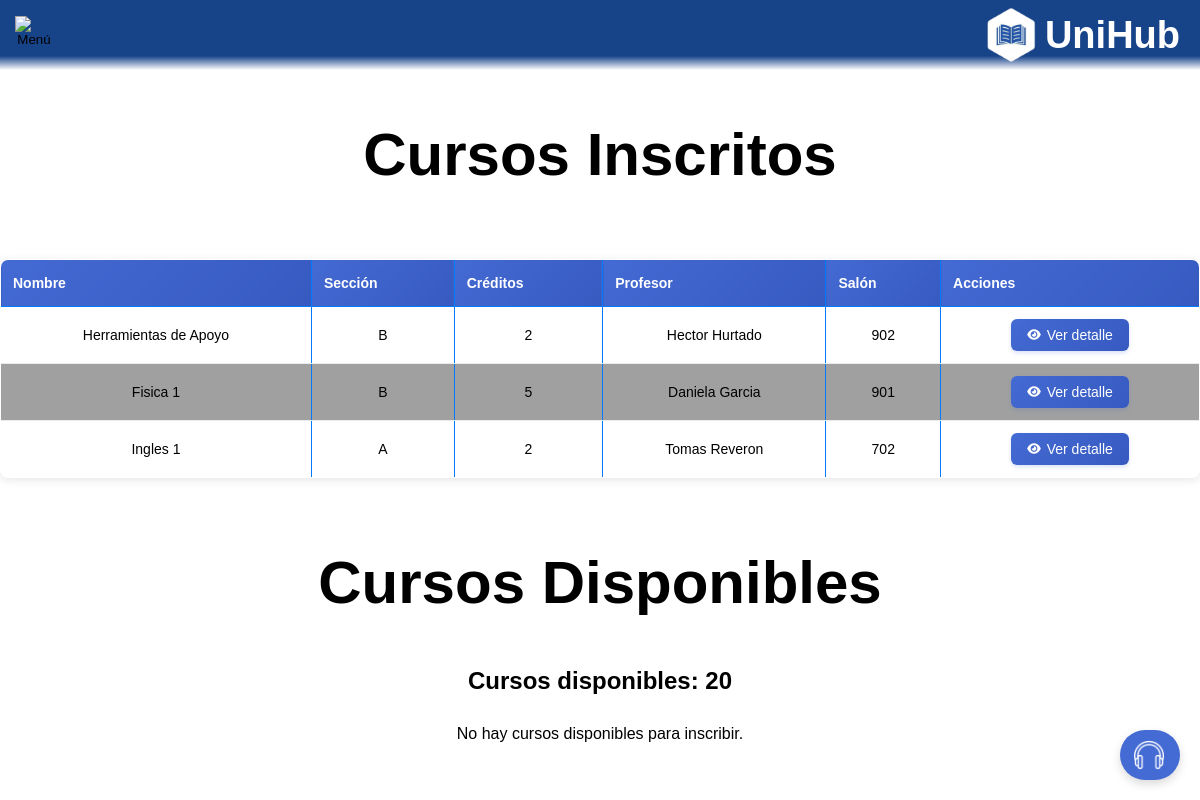
/inscripcion.php (signed in), run on the app's committed database.
### tables this page shows
CREATE TABLE IF NOT EXISTS `materias` (
  `id` int NOT NULL AUTO_INCREMENT,
  `nombre` varchar(100) DEFAULT NULL,
  `salon` varchar(50) DEFAULT NULL,
  `id_profesor` int DEFAULT NULL,
  `creditos` int NOT NULL,
  `semestre` int NOT NULL,
  `seccion` varchar(50) NOT NULL,
  PRIMARY KEY (`id`),
  KEY `fk_profesor` (`id_profesor`)
);

CREATE TABLE IF NOT EXISTS `profesores` (
  `id` int NOT NULL AUTO_INCREMENT,
  `id_usuario` int DEFAULT NULL,
  `cedula` int NOT NULL,
  `nombre` varchar(255) DEFAULT NULL,
  PRIMARY KEY (`id`),
  KEY `id_usuario` (`id_usuario`)
);

CREATE TABLE IF NOT EXISTS `estudiantes` (
  `id` int NOT NULL AUTO_INCREMENT,
  `id_usuario` int NOT NULL,
  `cedula` int DEFAULT NULL,
  `email` varchar(100) NOT NULL,
  `carrera` varchar(100) NOT NULL,
  `semestre` int NOT NULL,
  `creditosdisponibles` int NOT NULL,
  PRIMARY KEY (`id`),
  KEY `id_usuario` (`id_usuario`)
);

### inscripcion.php (the view, shortened to what this page needs)
<!DOCTYPE html>
<html lang="es">
<head>
    <link rel="stylesheet" href="css/style.css">
    <link rel="stylesheet" href="css/principalalumnostyle.css">
    <link rel="stylesheet" href="css/inscripcionstyle.css">
    <link rel="stylesheet" href="css/tablastyle.css">
    <link rel="stylesheet" href="https://cdnjs.cloudflare.com/ajax/libs/font-awesome/6.0.0/css/all.min.css">
</head>
<body>
    <div class="cabecera">
        <button type="button" id="logoButton">
             <img src="css/menu.png" alt="Menú" class="logo-menu">
        </button>
        <div class="logoempresa">
            <img src="css/logounihubblanco.png" alt="Logo" class="logounihub">
            <p>UniHub</p>
        </div>
    </div>
    <div class="contenedor-principal">
        <h1>Cursos Inscritos</h1>
        <div class="contenedormaterias">
            <table>
                <thead>
                    <tr>
                        <th>Nombre</th>
                        <th>Sección</th>
                        <th>Créditos</th>
                        <th>Profesor</th>
                        <th>Salón</th>
                        <th>Acciones</th>
                    </tr>
                </thead>
                <tbody>
                    <?php
                    require 'conexion.php';
                    $sqlInscritas = "SELECT m.id, m.nombre, m.seccion, m.creditos, p.nombre AS profesor, m.salon
                             FROM materias m
                             JOIN Inscripciones i ON m.id = i.id_materia
                             JOIN profesores p ON m.id_profesor = p.id
                             WHERE i.id_estudiante = ?";
                    $stmtInscritas = $conn->prepare($sqlInscritas);
                    $stmtInscritas->bind_param("i", $_SESSION['idusuario']);
                    $stmtInscritas->execute();
                    $resultadoInscritas = $stmtInscritas->get_result();
                    if ($resultadoInscritas->num_rows > 0) {
                        while ($fila = $resultadoInscritas->fetch_assoc()) {
                            echo "<tr>";
                            echo "<td>" . $fila['nombre'] . "</td>";
                            echo "<td>" . $fila['seccion'] . "</td>";
                            echo "<td>" . $fila['creditos'] . "</td>";
                            echo "<td>" . $fila['profesor'] . "</td>";
                            echo "<td>" . $fila['salon'] . "</td>";
                            echo "<td><a href='detalle_materia.php?id=" . $fila['id'] . "' class='btn-detalle'><i class='fas fa-eye'></i>Ver detalle</a></td>";
                            echo "</tr>";
                        }
                    } else {
                        echo "<tr><td colspan='6'>No hay materias inscritas.</td></tr>";
                    }
                    ?>
                </tbody>
            </table>
        </div>
        <h1>Cursos Disponibles</h1>
        <?php
        require 'conexion.php';
        function getAvailableCredits($id_usuario)
        {
            global $conn;
            $sql = "SELECT creditosdisponibles FROM estudiantes WHERE id_usuario = ?";
            $stmt = $conn->prepare($sql);
            $stmt->bind_param("i", $id_usuario);
            $stmt->execute();
            $stmt->bind_result($creditosdisponibles);
            return $creditosdisponibles;
        }
        ?>
        <h2 class="h2">Cursos disponibles: <?php echo getAvailableCredits($_SESSION['idusuario']) ?></h2>
        <div class="materias">
            <?php
            $conexion = new mysqli("localhost", "root", "", "proyectousm");
            $id_usuario = $_SESSION['idusuario'];
            $sql = "SELECT semestre FROM estudiantes WHERE id_usuario = ?";
            $stmt = $conexion->prepare($sql);
            $stmt->bind_param("i", $id_usuario);
            $stmt->execute();
            $stmt->bind_result($semestre);
            if (isset($semestre)) {
                $sqlMaterias = "SELECT m.id, m.nombre, m.creditos, m.semestre
            FROM (
                SELECT nombre, MIN(id) as min_id
                FROM materias
                GROUP BY nombre
            ) sub
            JOIN materias m ON m.id = sub.min_id
            LEFT JOIN Inscripciones i ON m.id = i.id_materia AND i.id_estudiante = ?
            LEFT JOIN HistoricoAcademico h ON m.id = h.MateriaID AND h.EstudianteID = ?
            WHERE m.semestre <= ? AND i.id_materia IS NULL AND (h.MateriaID IS NULL OR h.Calificacion IS NULL)";
                $stmtMaterias = $conexion->prepare($sqlMaterias);
                $stmtMaterias->bind_param("iii", $id_usuario, $id_usuario, $semestre);
                $stmtMaterias->execute();
                $resultado = $stmtMaterias->get_result();
                if ($resultado->num_rows > 0) {
                    while ($fila = $resultado->fetch_assoc()) {
                        ?>
                        <div class="div-materia">
                            <img src="css/images.png">
                            <h2><?php echo $fila['nombre']; ?></h2>
                            <h4>Creditos: <?php echo $fila['creditos']; ?></h4>
                            <a class="botoninscribir" data-valor="<?php echo $fila['nombre'] ?>">Ver secciones</a>
                        </div>
                        <?php
                    }
                } else {
                    echo "No hay cursos disponibles para inscribir.";
                }
            } else {
                echo "No se encontró el usuario.";
            }
            ?>
        </div>
        <div class="soporte-flotante-container">
            <a href="contacto.php" class="soporte-flotante" title="Soporte">
                <img src="css/audifonos-blanco.png" alt="Soporte">
            </a>
        </div>
</body>
</html>

### css/style.css (style rules this page uses)
* { margin: 0; padding: 0; box-sizing: border-box; }

### css/principalalumnostyle.css (style rules this page uses)
.cabecera { width: 100%; height: 70px; background: linear-gradient( to bottom, #174388 0%, #174388 80%, transparent 100% ); display: flex; align-items: center; flex-direction: row; align-content: center; justify-content: flex-end; }
.cabecera button img { width: 70px; height: auto; }
.cabecera button { position: absolute; background-color: transparent; border: none; left: 15px; cursor: pointer; user-select: none; }
.cabecera p { font-family: "Poppins", sans-serif; font-size: 38px; color: white; position: absolute; right: 20px; user-select: none; font-weight: 700; }
.logoempresa img { width: 70px; height: auto; }
.logoempresa { display: flex; flex-direction: row; width: 225px; height: auto; align-items: center; }
:root { --background-color: white; --text-color: black; }
body { background-color: var(--background-color); color: var(--text-color); height: 100vh; transition: 1s background-color ease-in-out; }
.logo-menu { width: 38px !important; height: 38px !important; max-width: 38px !important; max-height: 38px !important; object-fit: contain; display: inline-block; vertical-align: middle; }

### css/inscripcionstyle.css (style rules this page uses)
body { font-family: "Poppins", sans-serif; }
h1 { display: flex; align-items: center; justify-content: center; font-size: 60px; margin: 50px; }
.h2 { display: flex; align-items: center; justify-content: center; margin: 30px; }
.materias { width: 100%; display: flex; align-items: center; justify-content: center; flex-flow: row wrap; gap: 80px; }

### css/tablastyle.css (style rules this page uses)
body { --bgcolortabla: #a0a0a0; }
table { width: 80%; border-collapse: collapse; margin-bottom: 20px; text-align: center; }
table, th, td { border: 1px solid #007BFF; text-align: center; }
tr { text-align: center; transition: all 0.3s ease-in-out; }
th, td { padding: 10px; text-align: center; }
th { background-color: #007BFF; color: white; }
tr:nth-child(even) { background-color: var(--bgcolortabla); }
.contenedormaterias { width: 100%; height: auto; display: flex; justify-content: center; align-items: center; }

### inscripcion.php (style rules this page uses)
.soporte-flotante-container { position: fixed; bottom: 20px; right: 20px; z-index: 1000; }
.soporte-flotante { display: flex; align-items: center; justify-content: flex-end; background-color: #446ad3; padding: 12px 16px; border-radius: 50px; box-shadow: 0 4px 10px rgba(0, 0, 0, 0.15); text-decoration: none; overflow: hidden; width: 60px; height: 50px; transition: width 0.4s ease, background-color 0.3s ease; }
.soporte-flotante img { width: 30px; height: 30px; filter: brightness(0) invert(1); flex-shrink: 0; z-index: 2; }
.btn-detalle { display: inline-flex; align-items: center; justify-content: center; padding: 8px 16px; background: linear-gradient(135deg, #446ad3 0%, #365ac0 100%); color: white; text-decoration: none; border-radius: 6px; font-size: 14px; font-weight: 500; transition: all 0.3s ease; border: none; cursor: pointer; box-shadow: 0 2px 4px rgba(68, 106, 211, 0.2); min-width: 100px; }
.btn-detalle i { margin-right: 6px; font-size: 12px; }
.contenedormaterias table { width: 100%; border-collapse: collapse; margin-top: 20px; background: white; border-radius: 8px; overflow: hidden; box-shadow: 0 2px 10px rgba(0, 0, 0, 0.1); }
.contenedormaterias th { background: linear-gradient(135deg, #446ad3 0%, #365ac0 100%); color: white; padding: 15px 12px; text-align: left; font-weight: 600; font-size: 14px; }
.contenedormaterias td { padding: 12px; border-bottom: 1px solid #e9ecef; font-size: 14px; }
.contenedormaterias tr:last-child td { border-bottom: none; }

### data on the page
materias: nombre "Herramientas de Apoyo", seccion "B", creditos "2", id_profesor.nombre "Hector Hurtado", salon "902"
materias: nombre "Fisica 1", seccion "B", creditos "5", id_profesor.nombre "Daniela Garcia", salon "901"
materias: nombre "Ingles 1", seccion "A", creditos "2", id_profesor.nombre "Tomas Reveron", salon "702"
estudiantes: creditosdisponibles "20"
